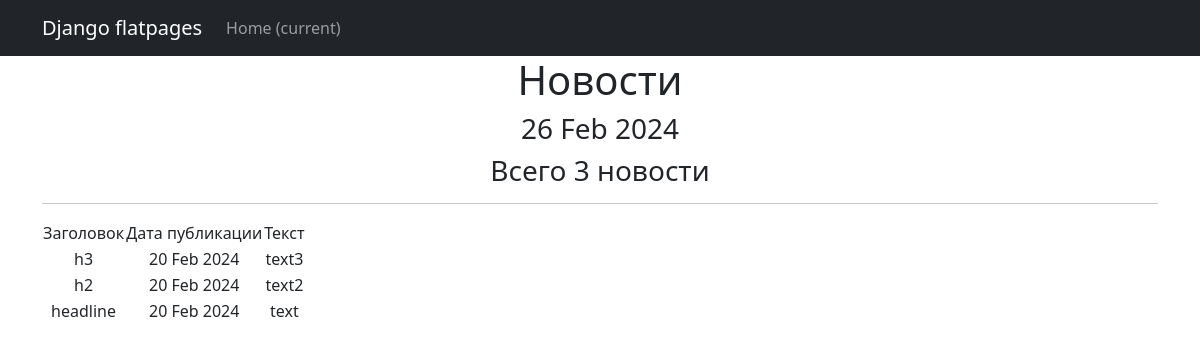
/posts/, run on an earlier commit of the app's database.
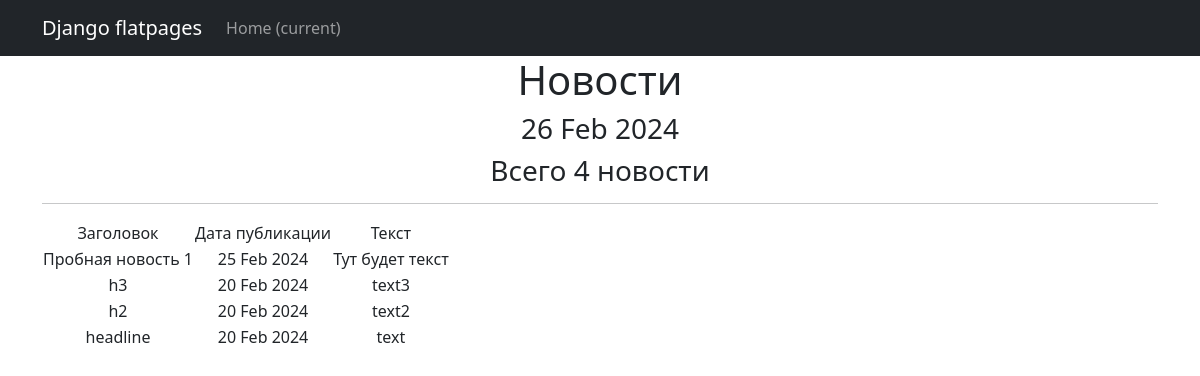
And on a later commit of the database.
### news/models.py (models this page shows, shortened)
class Post(models.Model):
    news = "NW"
    articls = "AR"
    POST_TYPS = [
        (news, "Новость"),
        (articls, "Статья")
    ]
    author = models.ForeignKey(Author, on_delete=models.CASCADE)
    post_typ = models.CharField(max_length=2, choices=POST_TYPS, default=news)
    some_datatime = models.DateTimeField(auto_now_add=True)
    category = models.ManyToManyField(Category, through='PostCategory')
    headline = models.CharField(max_length=255)
    text = models.TextField()
    rating = models.IntegerField(default=0)

### news/views.py (the view)
# urls.py: path('', PostsList.as_view()),
class PostsList(ListView):
    model = Post
    ordering = '-some_datatime'
    template_name = 'flatpages/posts.html'
    context_object_name = 'posts'
    def get_context_data(self, **kwargs):
        context = super().get_context_data(**kwargs)
        context['time_now'] = datetime.utcnow()
        return context

### news/templatetags/custom_filters.py (called while the page is built)
@register.filter()
def censor(value):
    text = str(value)
    for word in BAD_WORDS:
        text = text.replace(word, word[:1] + '*' * (len(word)-1))
    return text

### templates/flatpages/posts.html (shortened to what this page needs)
{% extends 'flatpages/default.html' %}
{% load custom_filters %}
{% block content %}
<h1>Новости</h1>
<h3>{{ time_now|date:'d M Y' }}</h3>
<h3>Всего {{ posts|length }} новости</h3>
<hr>
   {% if posts %}
       <table>
           <tr>
               <td>Заголовок</td>
               <td>Дата публикации</td>
               <td>Текст</td>
           </tr>
           {% for post in posts %}
           <tr>
               <td>{{ post.headline }}</td>
               <td>{{ post.some_datatime|date:'d M Y' }}</td>
               <td>{{ post.text|truncatechars:20|censor }}</td>
           </tr>
           {% endfor %}
       </table>
   {% else %}
       <h2>Новостей нет!</h2>
   {% endif %}
{% endblock content %}

What changed in the data, as far as the page shows it:
added Post: headline "Пробная новость 1", some_datatime "25 Feb 2024", text|censor "Тут будет текст"
Also different on the page:
{{ posts|length }}: "3" → "4"
